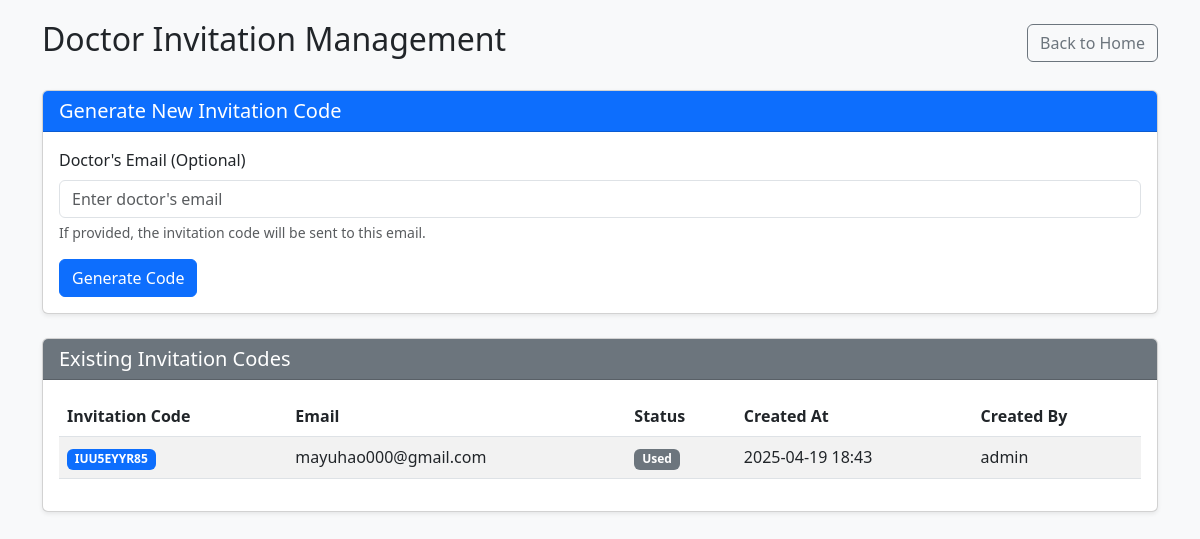
Screenshot of /admin/invites (signed in) with the database file from the repository.
### app/app.py (models this page shows)
class DoctorInvite(db.Model):
    id = db.Column(db.Integer, primary_key=True)
    invite_code = db.Column(db.String(20), unique=True, nullable=False)
    email = db.Column(db.String(100), nullable=True)  # Target email (optional)
    is_used = db.Column(db.Boolean, default=False)
    created_at = db.Column(db.DateTime, default=datetime.utcnow)
    created_by = db.Column(db.String(100), nullable=True)  # Admin who created it

### app/app.py (the view, shortened to what this page needs)
@app.route('/admin/invites', methods=['GET', 'POST'])
def admin_invites():
    if 'user' not in session or session.get('role') != 'admin':
        flash('Access denied. Only admins can access this page.', 'danger')
        return redirect(url_for('home'))
    invites = DoctorInvite.query.order_by(DoctorInvite.created_at.desc()).all()
    return render_template('admin_invites.html', invites=invites)

### app/app.py (called while the page is built)
@app.context_processor
def utility_processor():
    def get_db():
        return db
    return dict(get_db=get_db)

### app/templates/admin_invites.html (shortened to what this page needs)
<!DOCTYPE html>
<html lang="en">
<head>
    <link rel="stylesheet" href="https://cdn.jsdelivr.net/npm/bootstrap@5.3.0/dist/css/bootstrap.min.css">
</head>
<body style="background-color: #f8f9fa; padding-top: 20px;">
    <div class="container">
        <div class="d-flex justify-content-between align-items-center mb-4">
            <h2>Doctor Invitation Management</h2>
            <a href="{{ url_for('home') }}" class="btn btn-outline-secondary">Back to Home</a>
        </div>
        <div class="card shadow-sm mb-4">
            <div class="card-header bg-primary text-white">
                <h5 class="mb-0">Generate New Invitation Code</h5>
            </div>
            <div class="card-body">
                <form method="POST">
                    <div class="mb-3">
                        <label for="email" class="form-label">Doctor's Email (Optional)</label>
                        <input type="email" class="form-control" id="email" name="email" placeholder="Enter doctor's email">
                        <div class="form-text">If provided, the invitation code will be sent to this email.</div>
                    </div>
                    <button type="submit" class="btn btn-primary">Generate Code</button>
                </form>
            </div>
        </div>
        <div class="card shadow-sm">
            <div class="card-header bg-secondary text-white">
                <h5 class="mb-0">Existing Invitation Codes</h5>
            </div>
            <div class="card-body">
                <div class="table-responsive">
                    <table class="table table-striped table-hover">
                        <thead>
                            <tr>
                                <th>Invitation Code</th>
                                <th>Email</th>
                                <th>Status</th>
                                <th>Created At</th>
                                <th>Created By</th>
                            </tr>
                        </thead>
                        <tbody>
                            {% if invites %}
                                {% for invite in invites %}
                                <tr>
                                    <td><span class="badge bg-primary">{{ invite.invite_code }}</span></td>
                                    <td>{{ invite.email or 'N/A' }}</td>
                                    <td>
                                        {% if invite.is_used %}
                                            <span class="badge bg-secondary">Used</span>
                                        {% else %}
                                            <span class="badge bg-success">Available</span>
                                        {% endif %}
                                    </td>
                                    <td>{{ invite.created_at.strftime('%Y-%m-%d %H:%M') }}</td>
                                    <td>{{ invite.created_by }}</td>
                                </tr>
                                {% endfor %}
                            {% else %}
                                <tr>
                                    <td colspan="5" class="text-center">No invitation codes generated yet.</td>
                                </tr>
                            {% endif %}
                        </tbody>
                    </table>
                </div>
            </div>
        </div>
    </div>
</body>
</html>

### app/templates/admin_invites.html (style rules this page uses)
body { opacity: 0; transition: opacity 0.5s ease-in-out; }
.btn { transition: all 0.3s ease-in-out; }

### rows the page displays
DoctorInvite: invite_code "IUU5EYYR85", email "mayuhao000@gmail.com", is_used "Used", created_at "2025-04-19 18:43", created_by "admin"
